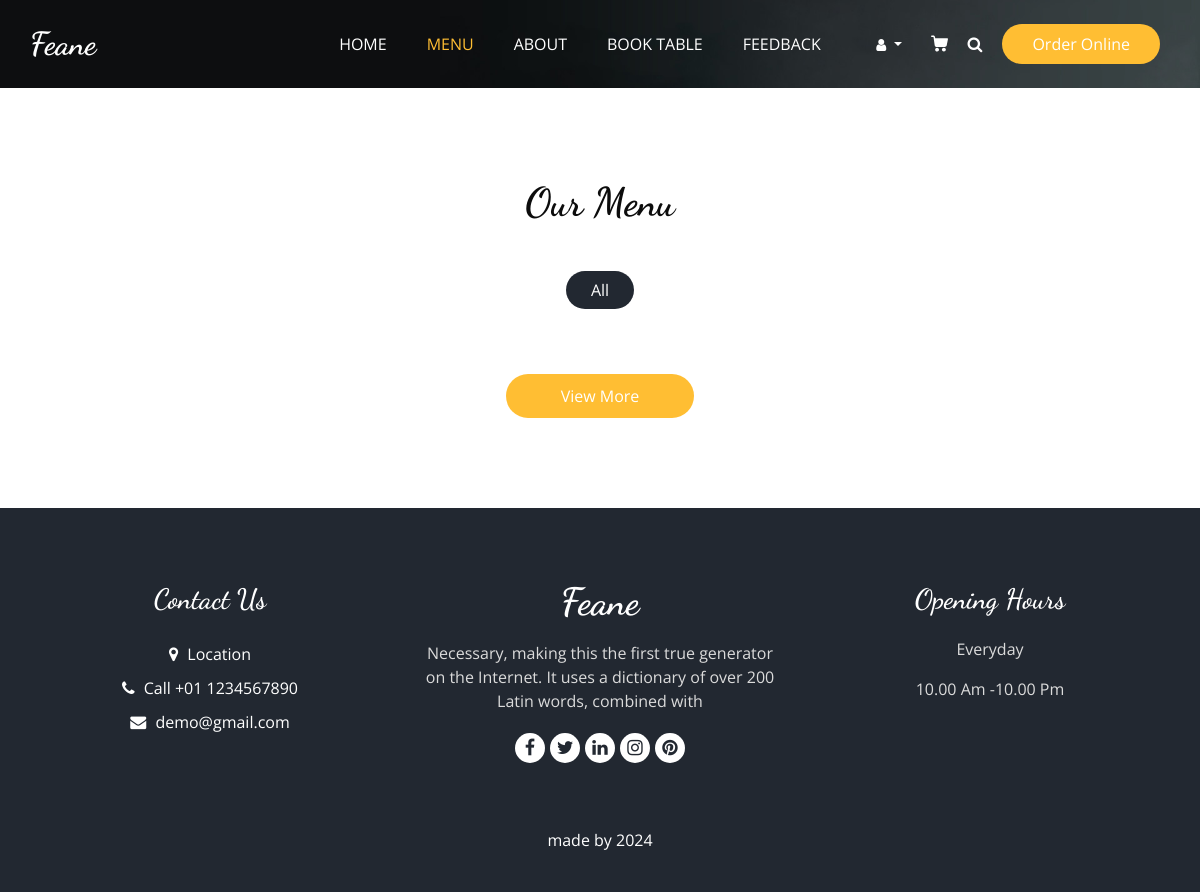
Before: /menu with the older database file.
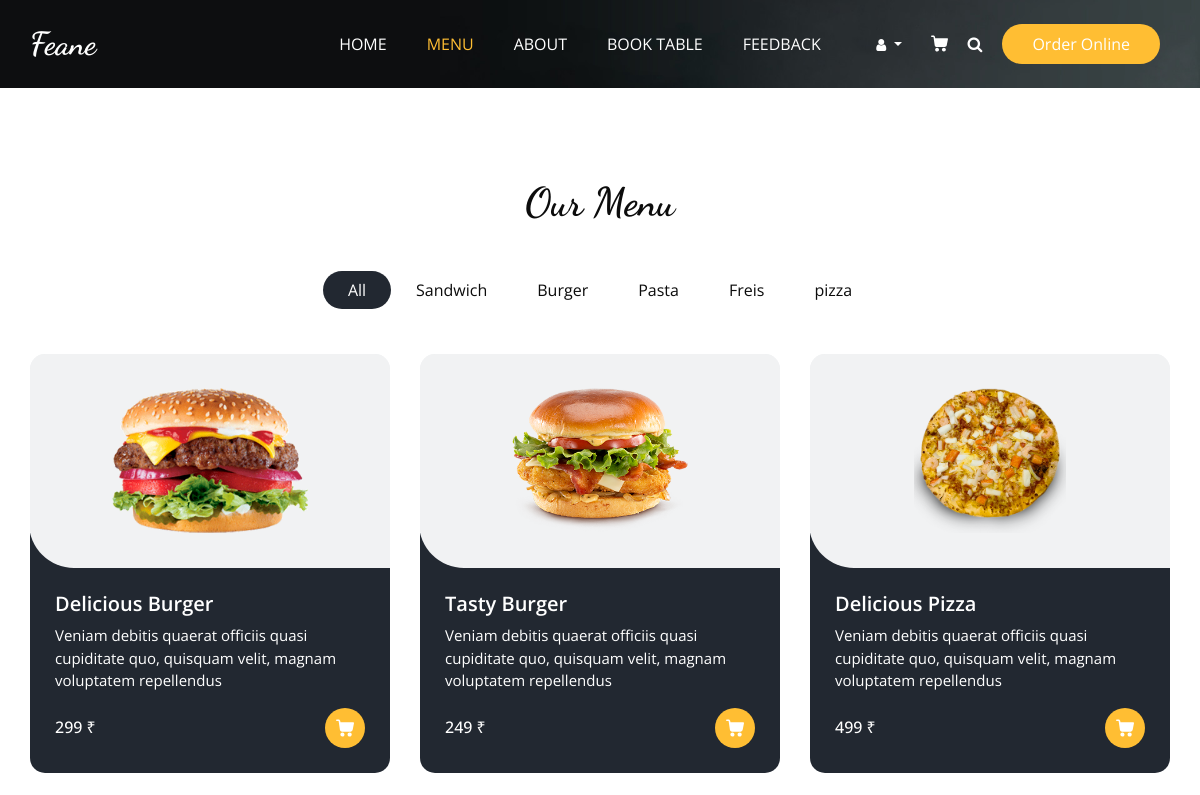
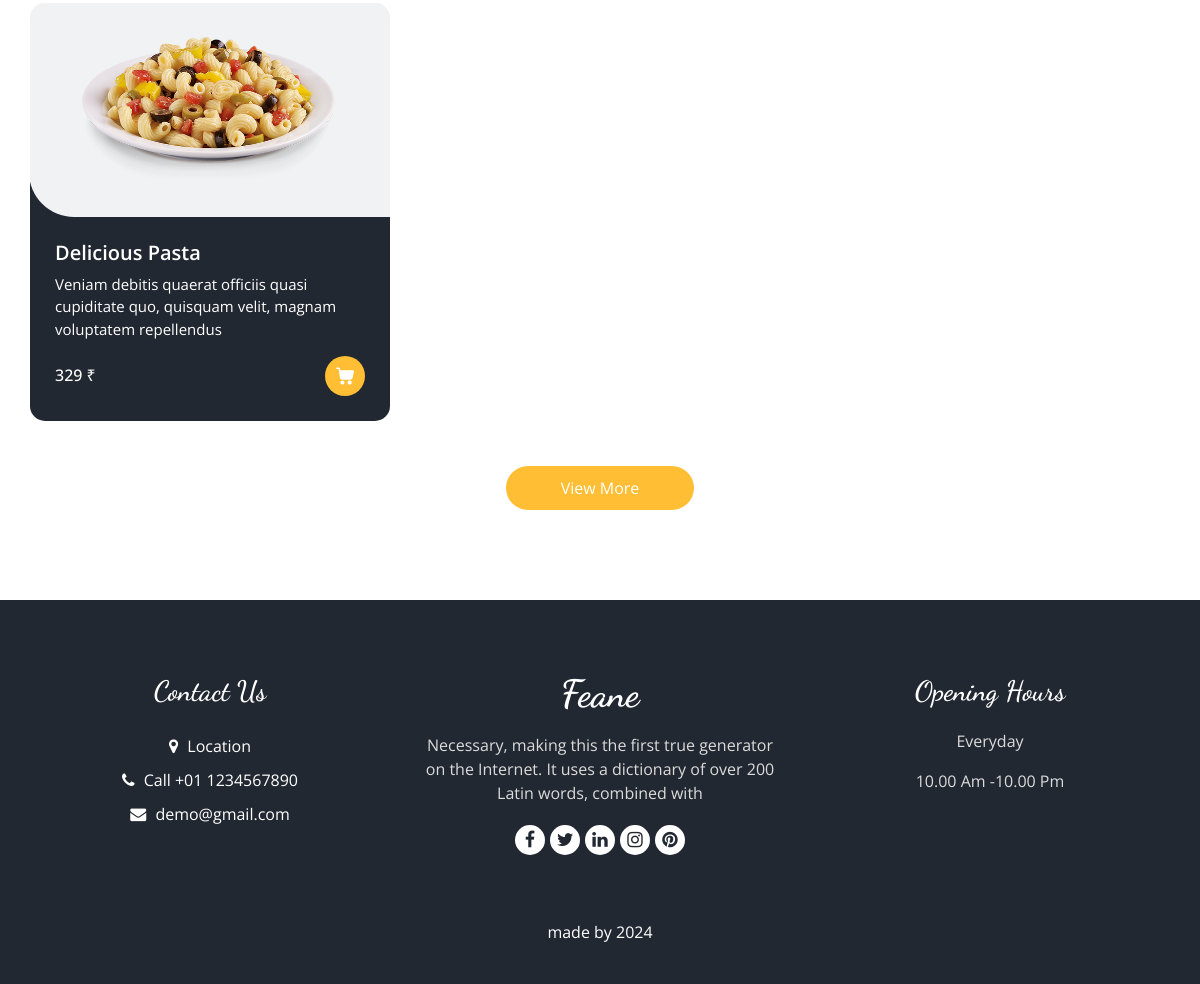
After: the same page with the newer database file (2 pictures, top to bottom).
### website/models.py (models this page shows, shortened)
class Category (models.Model):
    category_name =models.CharField(max_length=50,blank=False,primary_key=True)
    def __str__(self):
        return self.category_name

class Item (models.Model):
    item_name = models.CharField(max_length=50)
    description = models.CharField(max_length=100)
    price = models.IntegerField()
    category = models.ForeignKey(Category,related_name='item_category',on_delete=models.CASCADE)
    image = models.ImageField(upload_to='items/')

### website/views.py (the view)
# urls.py: path('menu', views.menuview ,name='menu' ),
def menuview(request):
    category = Category.objects.all()
    item_list = Item.objects.all()
    if request.user.is_authenticated :
        profile = request.user.first_name
    else:
        profile ='Register'
    return render(request,'menu.html' , { 'profile':profile,'category':category,'item_list':item_list})

### Template/menu.html (shortened to what this page needs)
{% extends 'base.html' %}
{% load static %}
{% block menu_status %}active{% endblock menu_status %}
{% block class %} class="sub_page" {% endblock class %}
  {% block body %}
  <section class="food_section layout_padding">
    <div class="container">
      <div class="heading_container heading_center">
        <h2>
          Our Menu
        </h2>
      </div>
      <ul class="filters_menu">
        <li class="active" data-filter="*">All</li>
        {% for cat in category %}
        <li data-filter=".{{ cat.category_name }}">{{ cat.category_name }}</li>
        {% endfor %}
      </ul>
      <div class="filters-content">
        <div class="row grid">
          {% for item in item_list %}
          <div class="col-sm-6 col-lg-4 all {{ item.category }}">
            <div class="box">
              <div>
                <div class="img-box">
                  <img src=" {{ item.image.url }}" alt="">
                </div>
                <div class="detail-box">
                  <h5>
                    {{ item.item_name }}
                  </h5>
                  <p>
                   {{ item.description }}
                  </p>
                  <div class="options">
                    <h6>
                      {{ item.price }} ₹
                    </h6>
                    <a  onclick="AddCartCard('add',{{ item.id }}, 1); return false;">
                    </a>
                  </div>
                </div>
              </div>
            </div>
          </div>
          {% endfor %}
        </div>
      </div>
      <div class="btn-box">
        <a href="">
          View More
        </a>
      </div>
    </div>
  </section>
{% endblock body %}

### Template/base.html (shortened to what this page needs)
{% load static %}
<!DOCTYPE html>
<html>
<head>
  <link rel="stylesheet" type="text/css" href="{% static 'css/bootstrap.css' %}" />
  <link rel="stylesheet" type="text/css" href="https://cdnjs.cloudflare.com/ajax/libs/OwlCarousel2/2.3.4/assets/owl.carousel.min.css" />
  <link rel="stylesheet" href="https://cdnjs.cloudflare.com/ajax/libs/jquery-nice-select/1.1.0/css/nice-select.min.css" />
  <link href="{% static 'css/font-awesome.min.css' %}" rel="stylesheet" />
  <link href= "{% static 'css/style.css' %}" rel="stylesheet" />
  <link href= "{% static 'css/responsive.css' %}" rel="stylesheet" />
</head>
<body {% block class %} {% endblock class %}>
  <div class="hero_area">
    <div class="bg-box">
      <img src="{% static 'images/hero-bg.jpg' %}" alt="">
    </div>
    <header class="header_section">
      <div class="container">
        <nav class="navbar navbar-expand-lg custom_nav-container ">
          <a class="navbar-brand" href="{% url 'home' %}">
            <span>
              Feane
            </span>
          </a>
          <div class="collapse navbar-collapse" id="navbarSupportedContent">
            <ul class="navbar-nav  mx-auto ">
              <li class="nav-item {% block home_status %}{% endblock home_status %}">
                <a class="nav-link" href="{% url 'home' %}">Home <span class="sr-only">(current)</span></a>
              </li>
              <li class="nav-item  {% block menu_status %}{% endblock menu_status %}">
                <a class="nav-link" href="{% url 'menu' %}">Menu</a>
              </li>
              <li class="nav-item  {% block about_status %}{% endblock about_status %}">
                <a class="nav-link" href="{% url 'about' %}">About</a>
              </li>
              <li class="nav-item {% block booktable_status %}{% endblock booktable_status %}">
                <a class="nav-link" href="{% url 'booktable' %}">Book Table</a>
              </li>
              <li class="nav-item  {% block feedback_status %}{% endblock feedback_status %}">
                <a class="nav-link" href="{% url 'feedback' %}">Feedback</a>
              </li>
            </ul>
            <div class="user_option">
              <div class="dropdown  ">
                <a href="#" class="btn  btn-sm dropdown-toggle user_link" type="button" data-toggle="dropdown" aria-haspopup="true" aria-expanded="false">
                    <i class="fa fa-user" aria-hidden="true"></i>
                </a>
          </div>
              <a class="cart_link" href="{% url 'updatecart' %}">
              </a>
              <form class="form-inline">
                <button class="btn  my-2 my-sm-0 nav_search-btn" type="submit">
                  <i class="fa fa-search" aria-hidden="true"></i>
                </button>
              </form>
              <a href="" class="order_online">
                Order Online
              </a>
            </div>
          </div>
        </nav>
      </div>
    </header>
    </div>
{% block body  %}
{% endblock body %}
  <footer class="footer_section">
    <div class="container">
      <div class="row">
        <div class="col-md-4 footer-col">
          <div class="footer_contact">
            <h4>
              Contact Us
            </h4>
            <div class="contact_link_box">
              <a href="">
                <i class="fa fa-map-marker" aria-hidden="true"></i>
                <span>
                  Location
                </span>
              </a>
              <a href="">
                <i class="fa fa-phone" aria-hidden="true"></i>
                <span>
                  Call +01 1234567890
                </span>
              </a>
              <a href="">
                <i class="fa fa-envelope" aria-hidden="true"></i>
                <span>
                  demo@gmail.com
                </span>
              </a>
            </div>
          </div>
        </div>
        <div class="col-md-4 footer-col">
          <div class="footer_detail">
            <a href="" class="footer-logo">
              Feane
            </a>
            <p>
              Necessary, making this the first true generator on the Internet. It uses a dictionary of over 200 Latin words, combined with
            </p>
            <div class="footer_social">
              <a href="">
                <i class="fa fa-facebook" aria-hidden="true"></i>
              </a>
              <a href="">
                <i class="fa fa-twitter" aria-hidden="true"></i>
              </a>
              <a href="">
                <i class="fa fa-linkedin" aria-hidden="true"></i>
              </a>
              <a href="">
                <i class="fa fa-instagram" aria-hidden="true"></i>
              </a>
              <a href="">
                <i class="fa fa-pinterest" aria-hidden="true"></i>
              </a>
            </div>
          </div>
        </div>
        <div class="col-md-4 footer-col">
          <h4>
            Opening Hours
          </h4>
          <p>
            Everyday
          </p>
          <p>
            10.00 Am -10.00 Pm
          </p>
        </div>
      </div>
      <div class="footer-info">
        <p>
        made by
        <span id="displayYear" >rushikesh</span>
        </p>
      </div>
    </div>
  </footer>
</body>
</html>

### Static/css/responsive.css (style rules this page uses)
@media (min-width: 1200px) { .container { max-width: 1170px; } }

Changed rows visible on the page:
added Category: category_name "Sandwich"
added Category: category_name "Burger"
added Category: category_name "Pasta"
added Category: category_name "Freis"
added Category: category_name "pizza"
added Item: image (picture), item_name "Delicious Burger", description "Veniam debitis quaerat officiis quasi cupiditate quo, quisquam velit, magnam voluptatem repellendus", price "299"
added Item: image (picture), item_name "Tasty Burger", description "Veniam debitis quaerat officiis quasi cupiditate quo, quisquam velit, magnam voluptatem repellendus", price "249"
added Item: image (picture), item_name "Delicious Pizza", description "Veniam debitis quaerat officiis quasi cupiditate quo, quisquam velit, magnam voluptatem repellendus", price "499"
added Item: image (picture), item_name "Delicious Pasta", description "Veniam debitis quaerat officiis quasi cupiditate quo, quisquam velit, magnam voluptatem repellendus", price "329"
